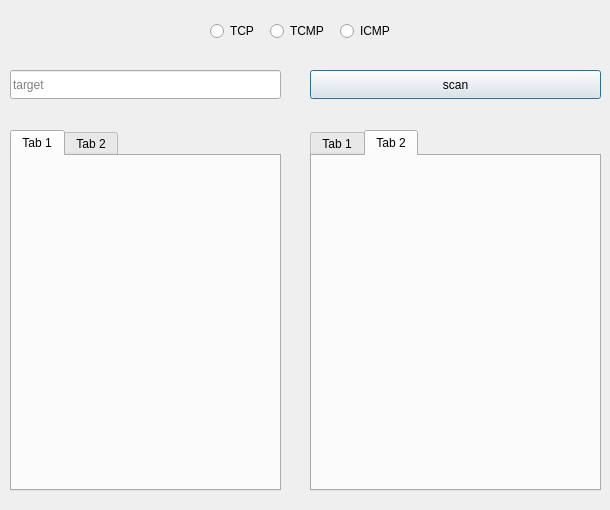
<?xml version="1.0" encoding="UTF-8"?>
<ui version="4.0">
 <class>Dialog</class>
 <widget class="QDialog" name="Dialog">
  <property name="geometry">
   <rect>
    <x>0</x>
    <y>0</y>
    <width>610</width>
    <height>510</height>
   </rect>
  </property>
  <property name="windowTitle">
   <string>Dialog</string>
  </property>
  <widget class="QRadioButton" name="radioButton">
   <property name="geometry">
    <rect>
     <x>210</x>
     <y>20</y>
     <width>61</width>
     <height>22</height>
    </rect>
   </property>
   <property name="text">
    <string>TCP</string>
   </property>
  </widget>
  <widget class="QRadioButton" name="radioButton_2">
   <property name="geometry">
    <rect>
     <x>270</x>
     <y>20</y>
     <width>61</width>
     <height>22</height>
    </rect>
   </property>
   <property name="text">
    <string>TCMP</string>
   </property>
  </widget>
  <widget class="QRadioButton" name="radioButton_3">
   <property name="geometry">
    <rect>
     <x>340</x>
     <y>20</y>
     <width>61</width>
     <height>22</height>
    </rect>
   </property>
   <property name="text">
    <string>ICMP</string>
   </property>
  </widget>
  <widget class="QLineEdit" name="lineEdit">
   <property name="geometry">
    <rect>
     <x>10</x>
     <y>70</y>
     <width>271</width>
     <height>29</height>
    </rect>
   </property>
   <property name="placeholderText">
    <string>target</string>
   </property>
  </widget>
  <widget class="QPushButton" name="pushButton">
   <property name="geometry">
    <rect>
     <x>310</x>
     <y>70</y>
     <width>291</width>
     <height>29</height>
    </rect>
   </property>
   <property name="styleSheet">
    <string notr="true"/>
   </property>
   <property name="text">
    <string>scan</string>
   </property>
  </widget>
  <widget class="QTabWidget" name="tabWidget">
   <property name="geometry">
    <rect>
     <x>310</x>
     <y>130</y>
     <width>291</width>
     <height>361</height>
    </rect>
   </property>
   <property name="currentIndex">
    <number>1</number>
   </property>
   <widget class="QWidget" name="tab">
    <attribute name="title">
     <string>Tab 1</string>
    </attribute>
   </widget>
   <widget class="QWidget" name="tab_2">
    <attribute name="title">
     <string>Tab 2</string>
    </attribute>
   </widget>
  </widget>
  <widget class="QTabWidget" name="tabWidget_2">
   <property name="geometry">
    <rect>
     <x>10</x>
     <y>130</y>
     <width>271</width>
     <height>361</height>
    </rect>
   </property>
   <property name="currentIndex">
    <number>0</number>
   </property>
   <widget class="QWidget" name="tab_3">
    <attribute name="title">
     <string>Tab 1</string>
    </attribute>
   </widget>
   <widget class="QWidget" name="tab_4">
    <attribute name="title">
     <string>Tab 2</string>
    </attribute>
   </widget>
  </widget>
 </widget>
 <resources/>
 <connections/>
</ui>
